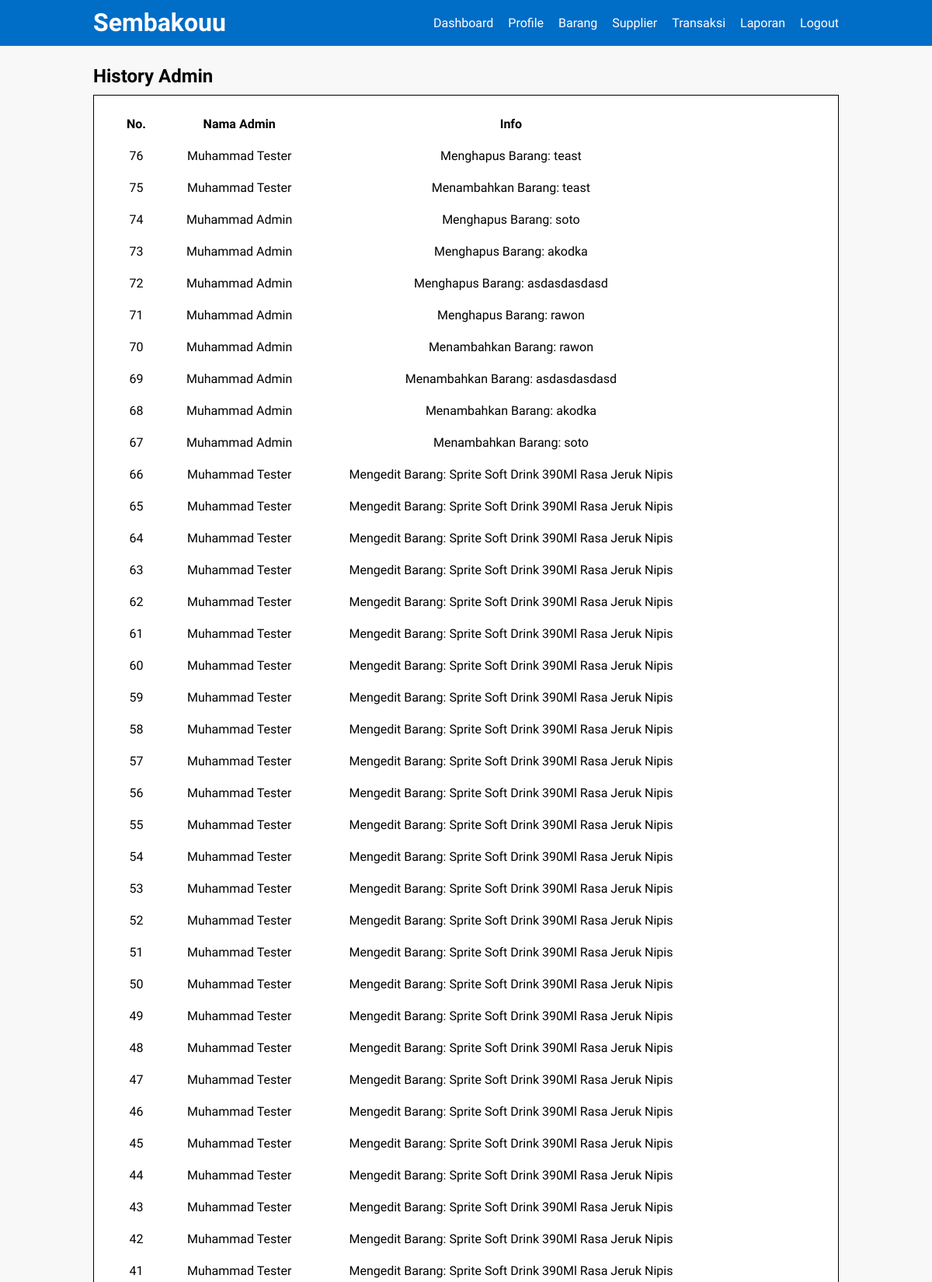
/history.php (signed in, upper part), run on the app's committed database.
### tables this page shows
CREATE TABLE `admin_logs` (
  `id` int(100) NOT NULL,
  `nama` varchar(255) NOT NULL,
  `info` varchar(255) NOT NULL
);

### history.php (the view, shortened to what this page needs)
<?php
	include('config.php');
?>
<!DOCTYPE html>
<html>
<head>
    <link rel="stylesheet" type="text/css" href="css/style.css">
</head>
<body>
	<header>
		<div class="container">
		<h1><a href="home.php">Sembakouu</a></h1>
			<ul>
				<li><a href="home.php">Dashboard</a></li>
				<li><a href="admin.php">Profile</a></li>
				<li><a href="listbarang.php">Barang</a></li>
				<li><a href="listsupplier.php">Supplier</a></li>
				<li><a href="listsupplier.php">Transaksi</a></li>
				<li><a href="laporan.php">Laporan</a></li>
				<li><a href="logout.php" onClick="return confirm('apakah kamu yakin?')">Logout</a></li>
			</ul>
		</div>
	</header>
	<div class="section">
		<div class="container">
			<h2>History Admin</h2>
				<div class="box-list">
			<table align="center">
				<tr><td style='border: 1px #000; padding: 10px 25px 10px 25px;' align="center"><b>No.</b></td>
					<td style='border: 1px #000; padding: 10px 25px 10px 25px;' align="center"><b>Nama Admin</b></td>
					<td style='border: 1px #000; padding: 10px 25px 10px 25px;' align="center"><b>Info</b></td>
				</tr>
				<?php
				if(!(isset($_POST['submit']))){
					$cek = mysqli_query($conn,"SELECT * FROM admin_logs ORDER BY id DESC");
					while ($tampil = mysqli_fetch_array($cek)){
					$id = $tampil['id'];
					$nama = $tampil['nama'];
					$info = $tampil['info'];
					echo "
						<tr>
							<td style='border: 1px #000; padding: 10px 25px 10px 25px;' align='center'>$id</td>
							<td style='border: 1px #000; padding: 10px 25px 10px 25px;' align='center'>$nama</td>
							<td style='border: 1px #000; padding: 10px 25px 10px 25px;' align='center'>$info</td>
						</tr>
						";
						}
					}
				?>
		</div>
	</div>
</body>
</html>

### css/style.css (style rules this page uses)
* { padding: 0; margin: 0; font-family: 'Quicksand', sans-serif; }
body { width: 100%; min-height: 100vh; background-color: #f8f8f8; background-position: center; background-size: cover; justify-content: center; align-items: center; }
a { color: inherit; text-decoration: none; }
header { background-color: #006dc7; color: #fff; width: 100%; }
header h1 { float: left; padding: 10px 0; }
header ul { float: right; }
header ul li { display: inline-block; }
header ul li a { padding: 20px 0 20px 15px; display: inline-block; }
.container { width: 80%; margin: 0 auto; min-height: 100%; }
.container:after { content: ''; display: block; clear: both; }
.section { padding: 25px 0; }
.box-list { width: 100%; background-color: #FFF; border: 1px solid rgb(0, 0, 0); padding: 15px; height: 50%; box-sizing: border-box; margin: 10px 0 10px 0; }

### data on the page
admin_logs: id "76", nama "Muhammad Tester", info "Menghapus Barang: teast"
admin_logs: id "75", nama "Muhammad Tester", info "Menambahkan Barang: teast"
admin_logs: id "74", nama "Muhammad Admin", info "Menghapus Barang: soto"
admin_logs: id "73", nama "Muhammad Admin", info "Menghapus Barang: akodka"
admin_logs: id "72", nama "Muhammad Admin", info "Menghapus Barang: asdasdasdasd"
admin_logs: id "71", nama "Muhammad Admin", info "Menghapus Barang: rawon"
admin_logs: id "70", nama "Muhammad Admin", info "Menambahkan Barang: rawon"
admin_logs: id "69", nama "Muhammad Admin", info "Menambahkan Barang: asdasdasdasd"
admin_logs: id "68", nama "Muhammad Admin", info "Menambahkan Barang: akodka"
admin_logs: id "67", nama "Muhammad Admin", info "Menambahkan Barang: soto"
admin_logs: id "66", nama "Muhammad Tester", info "Mengedit Barang: Sprite Soft Drink 390Ml Rasa Jeruk Nipis"
admin_logs: id "65", nama "Muhammad Tester", info "Mengedit Barang: Sprite Soft Drink 390Ml Rasa Jeruk Nipis"
admin_logs: id "64", nama "Muhammad Tester", info "Mengedit Barang: Sprite Soft Drink 390Ml Rasa Jeruk Nipis"
admin_logs: id "63", nama "Muhammad Tester", info "Mengedit Barang: Sprite Soft Drink 390Ml Rasa Jeruk Nipis"
admin_logs: id "62", nama "Muhammad Tester", info "Mengedit Barang: Sprite Soft Drink 390Ml Rasa Jeruk Nipis"
admin_logs: id "61", nama "Muhammad Tester", info "Mengedit Barang: Sprite Soft Drink 390Ml Rasa Jeruk Nipis"
admin_logs: id "60", nama "Muhammad Tester", info "Mengedit Barang: Sprite Soft Drink 390Ml Rasa Jeruk Nipis"
admin_logs: id "59", nama "Muhammad Tester", info "Mengedit Barang: Sprite Soft Drink 390Ml Rasa Jeruk Nipis"
admin_logs: id "58", nama "Muhammad Tester", info "Mengedit Barang: Sprite Soft Drink 390Ml Rasa Jeruk Nipis"
admin_logs: id "57", nama "Muhammad Tester", info "Mengedit Barang: Sprite Soft Drink 390Ml Rasa Jeruk Nipis"
admin_logs: id "56", nama "Muhammad Tester", info "Mengedit Barang: Sprite Soft Drink 390Ml Rasa Jeruk Nipis"
admin_logs: id "55", nama "Muhammad Tester", info "Mengedit Barang: Sprite Soft Drink 390Ml Rasa Jeruk Nipis"
admin_logs: id "54", nama "Muhammad Tester", info "Mengedit Barang: Sprite Soft Drink 390Ml Rasa Jeruk Nipis"
admin_logs: id "53", nama "Muhammad Tester", info "Mengedit Barang: Sprite Soft Drink 390Ml Rasa Jeruk Nipis"
admin_logs: id "52", nama "Muhammad Tester", info "Mengedit Barang: Sprite Soft Drink 390Ml Rasa Jeruk Nipis"
admin_logs: id "51", nama "Muhammad Tester", info "Mengedit Barang: Sprite Soft Drink 390Ml Rasa Jeruk Nipis"
admin_logs: id "50", nama "Muhammad Tester", info "Mengedit Barang: Sprite Soft Drink 390Ml Rasa Jeruk Nipis"
admin_logs: id "49", nama "Muhammad Tester", info "Mengedit Barang: Sprite Soft Drink 390Ml Rasa Jeruk Nipis"
admin_logs: id "48", nama "Muhammad Tester", info "Mengedit Barang: Sprite Soft Drink 390Ml Rasa Jeruk Nipis"
admin_logs: id "47", nama "Muhammad Tester", info "Mengedit Barang: Sprite Soft Drink 390Ml Rasa Jeruk Nipis"
admin_logs: id "46", nama "Muhammad Tester", info "Mengedit Barang: Sprite Soft Drink 390Ml Rasa Jeruk Nipis"
admin_logs: id "45", nama "Muhammad Tester", info "Mengedit Barang: Sprite Soft Drink 390Ml Rasa Jeruk Nipis"
admin_logs: id "44", nama "Muhammad Tester", info "Mengedit Barang: Sprite Soft Drink 390Ml Rasa Jeruk Nipis"
admin_logs: id "43", nama "Muhammad Tester", info "Mengedit Barang: Sprite Soft Drink 390Ml Rasa Jeruk Nipis"
admin_logs: id "42", nama "Muhammad Tester", info "Mengedit Barang: Sprite Soft Drink 390Ml Rasa Jeruk Nipis"
admin_logs: id "41", nama "Muhammad Tester", info "Mengedit Barang: Sprite Soft Drink 390Ml Rasa Jeruk Nipis"
